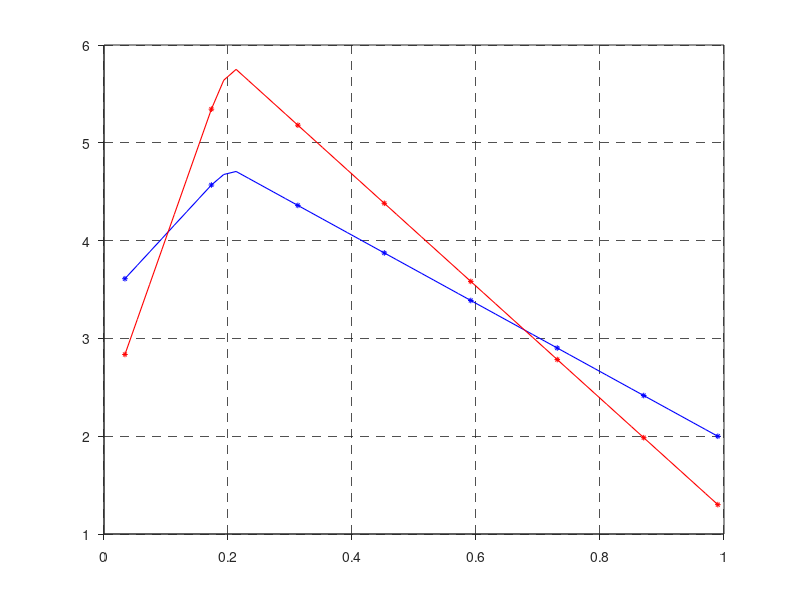

Write the MATLAB code that produced this figure. (Note: this script raises an error after producing the figure.)
%%%% Chord and Twist distribution plotting for comparison of optimum points%%%%

load('static_sp1_init.mat');

chord_profile_sp1_init = cell2mat(Chord_profile);
twist_profile_sp1_init = Twist_profile+0.098;

points_chord_sp1_init = [chord_profile_sp1_init(1:7:end), chord_profile_sp1_init(end)] ;
points_twist_sp1_init = [twist_profile_sp1_init(1:7:end), twist_profile_sp1_init(end)];

load('static_sp2_init.mat');

chord_profile_sp2_init = cell2mat(Chord_profile);
twist_profile_sp2_init = Twist_profile-0.35;

points_chord_sp2_init = [chord_profile_sp2_init(1:7:end), chord_profile_sp2_init(end)] ;
points_twist_sp2_init = [twist_profile_sp2_init(1:7:end), twist_profile_sp2_init(end)];



load('static_sp1_opt.mat');
chord_profile_sp1_opt = cell2mat(Chord_profile);
twist_profile_sp1_opt = Twist_profile+0.38536;

points_chord_sp1_opt = [chord_profile_sp1_opt(1:7:end), chord_profile_sp1_opt(end)];
points_twist_sp1_opt = [twist_profile_sp1_opt(1:7:end), twist_profile_sp1_opt(end)];



load('static_sp2_opt.mat');

chord_profile_sp2_opt = cell2mat(Chord_profile);
twist_profile_sp2_opt = Twist_profile+0.51095699;

points_chord_sp2_opt = [chord_profile_sp2_opt(1:7:end), chord_profile_sp2_opt(end)] ;
points_twist_sp2_opt = [twist_profile_sp2_opt(1:7:end), twist_profile_sp2_opt(end)];

normalized_radius = Blade_radius/63;
points_radius = [normalized_radius(1:7:end), normalized_radius(end)];




%% plot comparing chord : starting point1 results for static SLSQP
plot(normalized_radius, chord_profile_sp1_init, 'b-', 'LineWidth', 0.8); hold on;
plot(normalized_radius, chord_profile_sp1_opt, 'r-', 'LineWidth', 0.8);
plot(points_radius, points_chord_sp1_init, 'b*', 'MarkerSize',4);
plot(points_radius, points_chord_sp1_opt, 'r*', 'MarkerSize',4);

grid on

a = gca;
% set box property to off and remove background color
set(a,'box','off','color','none')
% create new, empty axes with box but without ticks
b = axes('Position',get(a,'Position'),'box','on','xtick',[],'ytick',[]);
% set original axes as active
axes(a)
% link axes in case of zooming
linkaxes([a b])



set(gca,'GridLineStyle','--')
set(gca,'GridAlpha',0.8)
set(gca,'TickDir','out');

axesH = gca;
axesH.XAxis.TickLabelInterpreter = 'latex';
axesH.XAxis.TickLabelFormat      = '\\textbf{%g}';
axesH.YAxis.TickLabelInterpreter = 'latex';
axesH.YAxis.TickLabelFormat      = '\\textbf{%g}';


%ax.GridAlpha = 1;
ylabel('\textbf{Chord distribution (m)}','Interpreter','latex');
xlabel('\textbf{Normalized blade radius (-)}','Interpreter','latex');
legend('\textbf{Initial: sp1}', '\textbf{Optimum: sp1}','Interpreter','latex'); 



%% plot comparing chord : starting point2 results for static SLSQP
plot(normalized_radius, chord_profile_sp2_init, 'b-', 'LineWidth', 0.8); hold on;
plot(normalized_radius, chord_profile_sp2_opt, 'r-', 'LineWidth', 0.8);
plot(points_radius, points_chord_sp2_init, 'b*', 'MarkerSize',4);
plot(points_radius, points_chord_sp2_opt, 'r*', 'MarkerSize',4);

grid on
    a = gca;
    % set box property to off and remove background color
    set(a,'box','off','color','none')
    % create new, empty axes with box but without ticks
    b = axes('Position',get(a,'Position'),'box','on','xtick',[],'ytick',[]);
    % set original axes as active
    axes(a)
    % link axes in case of zooming
    linkaxes([a b])
set(gca,'GridLineStyle','--')
set(gca,'GridAlpha',0.8)
set(gca,'TickDir','out');

axesH = gca;
axesH.XAxis.TickLabelInterpreter = 'latex';
axesH.XAxis.TickLabelFormat      = '\\textbf{%g}';
axesH.YAxis.TickLabelInterpreter = 'latex';
axesH.YAxis.TickLabelFormat      = '\\textbf{%g}';

%ax.GridAlpha = 1;
ylabel('\textbf{Chord distribution (m)}','Interpreter','latex');
xlabel('\textbf{Normalized blade radius (-)}','Interpreter','latex');
legend('\textbf{Initial: sp2}', '\textbf{Optimum: sp2}','Interpreter','latex'); 




%% plot comparing chord: 2 optimums for static SLSQP
plot(normalized_radius, chord_profile_sp1_opt, 'b-', 'LineWidth', 0.8); hold on;
plot(normalized_radius, chord_profile_sp2_opt, 'r-', 'LineWidth', 0.8);
plot(points_radius, points_chord_sp1_opt, 'b*', 'MarkerSize',4);
plot(points_radius, points_chord_sp2_opt, 'r*', 'MarkerSize',4);

grid on
    a = gca;
    % set box property to off and remove background color
    set(a,'box','off','color','none')
    % create new, empty axes with box but without ticks
    b = axes('Position',get(a,'Position'),'box','on','xtick',[],'ytick',[]);
    % set original axes as active
    axes(a)
    % link axes in case of zooming
    linkaxes([a b])
set(gca,'GridLineStyle','--')
set(gca,'GridAlpha',0.8)
set(gca,'TickDir','out');

axesH = gca;
axesH.XAxis.TickLabelInterpreter = 'latex';
axesH.XAxis.TickLabelFormat      = '\\textbf{%g}';
axesH.YAxis.TickLabelInterpreter = 'latex';
axesH.YAxis.TickLabelFormat      = '\\textbf{%g}';
%ax.GridAlpha = 1;
ylabel('\textbf{Chord distribution (m)}','Interpreter','latex');
xlabel('\textbf{Normalized blade radius (-)}','Interpreter','latex');
legend('\textbf{Optimum: sp1}', '\textbf{Optimum: sp2}','Interpreter','latex'); 


%% plot comparing twist : starting point1 results for static SLSQP
plot(normalized_radius, twist_profile_sp1_init, 'b-', 'LineWidth', 0.8); hold on;
plot(normalized_radius, twist_profile_sp1_opt, 'r-', 'LineWidth', 0.8);
plot(points_radius, points_twist_sp1_init, 'b*', 'MarkerSize',4);
plot(points_radius, points_twist_sp1_opt, 'r*', 'MarkerSize',4);

grid on
    a = gca;
    % set box property to off and remove background color
    set(a,'box','off','color','none')
    % create new, empty axes with box but without ticks
    b = axes('Position',get(a,'Position'),'box','on','xtick',[],'ytick',[]);
    % set original axes as active
    axes(a)
    % link axes in case of zooming
    linkaxes([a b])
set(gca,'GridLineStyle','--')
set(gca,'GridAlpha',0.8)
set(gca,'TickDir','out');

axesH = gca;
axesH.XAxis.TickLabelInterpreter = 'latex';
axesH.XAxis.TickLabelFormat      = '\\textbf{%g}';
axesH.YAxis.TickLabelInterpreter = 'latex';
axesH.YAxis.TickLabelFormat      = '\\textbf{%g}';

%ax.GridAlpha = 1;
ylabel('\textbf{Twist distribution ($^\circ$)}','Interpreter','latex');
xlabel('\textbf{Normalized blade radius (-)}','Interpreter','latex');
legend('\textbf{Initial: sp1}', '\textbf{Optimum: sp1}','Interpreter','latex'); 
ylim([-2 15]);


%% plot comparing twist : starting point2 results for static SLSQP
plot(normalized_radius, twist_profile_sp2_init, 'b-', 'LineWidth', 0.8); hold on;
plot(normalized_radius, twist_profile_sp2_opt, 'r-', 'LineWidth', 0.8);
plot(points_radius, points_twist_sp2_init, 'b*', 'MarkerSize',4);
plot(points_radius, points_twist_sp2_opt, 'r*', 'MarkerSize',4);

grid on
    a = gca;
    % set box property to off and remove background color
    set(a,'box','off','color','none')
    % create new, empty axes with box but without ticks
    b = axes('Position',get(a,'Position'),'box','on','xtick',[],'ytick',[]);
    % set original axes as active
    axes(a)
    % link axes in case of zooming
    linkaxes([a b])
set(gca,'GridLineStyle','--')
set(gca,'GridAlpha',0.8)
set(gca,'TickDir','out');

axesH = gca;
axesH.XAxis.TickLabelInterpreter = 'latex';
axesH.XAxis.TickLabelFormat      = '\\textbf{%g}';
axesH.YAxis.TickLabelInterpreter = 'latex';
axesH.YAxis.TickLabelFormat      = '\\textbf{%g}';

%ax.GridAlpha = 1;
ylabel('\textbf{Twist distribution ($^\circ$)}','Interpreter','latex');
xlabel('\textbf{Normalized blade radius (-)}','Interpreter','latex');
legend('\textbf{Initial: sp2}', '\textbf{Optimum: sp2}','Interpreter','latex'); 
ylim([-2 19]);

%% plot comparing twist : 2 optimums for static SLSQP

plot(normalized_radius, twist_profile_sp1_opt, 'b-', 'LineWidth', 0.8); hold on;
plot(normalized_radius, twist_profile_sp2_opt, 'r-', 'LineWidth', 0.8);
plot(points_radius, points_twist_sp1_opt, 'b*', 'MarkerSize',4);
plot(points_radius, points_twist_sp2_opt, 'r*', 'MarkerSize',4);

grid on
    a = gca;
    % set box property to off and remove background color
    set(a,'box','off','color','none')
    % create new, empty axes with box but without ticks
    b = axes('Position',get(a,'Position'),'box','on','xtick',[],'ytick',[]);
    % set original axes as active
    axes(a)
    % link axes in case of zooming
    linkaxes([a b])
set(gca,'GridLineStyle','--')
set(gca,'GridAlpha',0.8)
set(gca,'TickDir','out');

axesH = gca;
axesH.XAxis.TickLabelInterpreter = 'latex';
axesH.XAxis.TickLabelFormat      = '\\textbf{%g}';
axesH.YAxis.TickLabelInterpreter = 'latex';
axesH.YAxis.TickLabelFormat      = '\\textbf{%g}';

%ax.GridAlpha = 1;
ylabel('\textbf{Twist distribution ($^\circ$)}','Interpreter','latex');
xlabel('\textbf{Normalized blade radius (-)}','Interpreter','latex');
legend('\textbf{Optimum: sp1}', '\textbf{Optimum: sp2}','Interpreter','latex'); 
ylim([-2 19]);

%% For starting point 3


load('static_sp3_init.mat');

chord_profile_sp3_init = cell2mat(Chord_profile);
twist_profile_sp3_init = Twist_profile+2.275;

points_chord_sp3_init = [chord_profile_sp3_init(1:7:end), chord_profile_sp3_init(end)] ;
points_twist_sp3_init = [twist_profile_sp3_init(1:7:end), twist_profile_sp3_init(end)];

load('static_sp3_opt.mat');

chord_profile_sp3_opt = cell2mat(Chord_profile);
twist_profile_sp3_opt = Twist_profile+ 1.919168;

points_chord_sp3_opt = [chord_profile_sp3_opt(1:7:end), chord_profile_sp3_opt(end)] ;
points_twist_sp3_opt = [twist_profile_sp3_opt(1:7:end), twist_profile_sp3_opt(end)];

normalized_radius = Blade_radius/63;
points_radius = [normalized_radius(1:7:end), normalized_radius(end)];

figure(1)
plot(normalized_radius, chord_profile_sp3_init, 'b-', 'LineWidth', 0.8); hold on;
plot(normalized_radius, chord_profile_sp3_opt, 'r-', 'LineWidth', 0.8);
plot(points_radius, points_chord_sp3_init, 'b*', 'MarkerSize',4);
plot(points_radius, points_chord_sp3_opt, 'r*', 'MarkerSize',4);

grid on
    a = gca;
    % set box property to off and remove background color
    set(a,'box','off','color','none')
    % create new, empty axes with box but without ticks
    b = axes('Position',get(a,'Position'),'box','on','xtick',[],'ytick',[]);
    % set original axes as active
    axes(a)
    % link axes in case of zooming
    linkaxes([a b])
set(gca,'GridLineStyle','--')
set(gca,'GridAlpha',0.8)
set(gca,'TickDir','out');
axesH = gca;
axesH.XAxis.TickLabelInterpreter = 'latex';
axesH.XAxis.TickLabelFormat      = '\\textbf{%g}';
axesH.YAxis.TickLabelInterpreter = 'latex';
axesH.YAxis.TickLabelFormat      = '\\textbf{%g}';

axesH = gca;
axesH.XAxis.TickLabelInterpreter = 'latex';
axesH.XAxis.TickLabelFormat      = '\\textbf{%g}';
axesH.YAxis.TickLabelInterpreter = 'latex';
axesH.YAxis.TickLabelFormat      = '\\textbf{%g}';

%ax.GridAlpha = 1;
ylabel('\textbf{Chord distribution (m)}','Interpreter','latex');
xlabel('\textbf{Normalized blade radius (-)}','Interpreter','latex');
legend('\textbf{Initial: sp3}', '\textbf{Optimum: sp3}','Interpreter','latex'); 

figure(2)
plot(normalized_radius, twist_profile_sp3_init, 'b-', 'LineWidth', 0.8); hold on;
plot(normalized_radius, twist_profile_sp3_opt, 'r-', 'LineWidth', 0.8);
plot(points_radius, points_twist_sp3_init, 'b*', 'MarkerSize',4);
plot(points_radius, points_twist_sp3_opt, 'r*', 'MarkerSize',4);

grid on
a = gca;
% set box property to off and remove background color
set(a,'box','off','color','none')
% create new, empty axes with box but without ticks
b = axes('Position',get(a,'Position'),'box','on','xtick',[],'ytick',[]);
% set original axes as active
axes(a)
% link axes in case of zooming
linkaxes([a b])
set(gca,'GridLineStyle','--')
set(gca,'GridAlpha',0.8)
set(gca,'TickDir','out');

axesH = gca;
axesH.XAxis.TickLabelInterpreter = 'latex';
axesH.XAxis.TickLabelFormat      = '\\textbf{%g}';
axesH.YAxis.TickLabelInterpreter = 'latex';
axesH.YAxis.TickLabelFormat      = '\\textbf{%g}';

%ax.GridAlpha = 1;
ylabel('\textbf{Twist distribution ($^\circ$)}','Interpreter','latex');
xlabel('\textbf{Normalized blade radius (-)}','Interpreter','latex');
legend('\textbf{Initial: sp3}', '\textbf{Optimum: sp3}','Interpreter','latex'); 
ylim([-2 18]);
